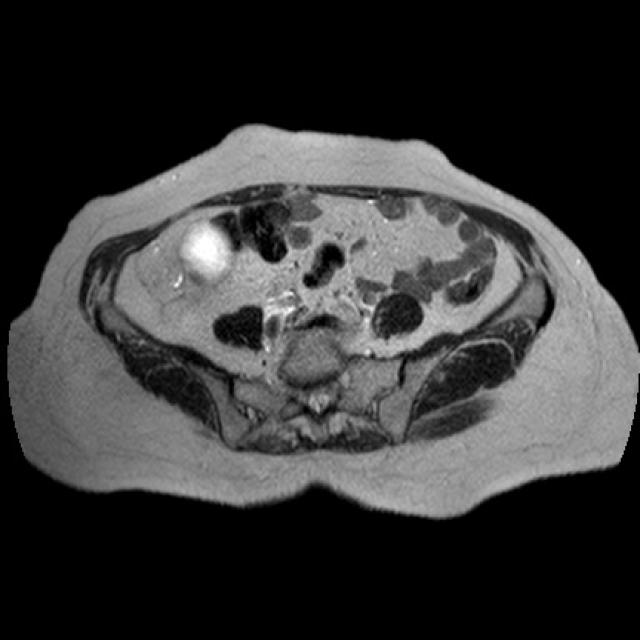
#> input picture yolov9-main/data/test/images/00001-e978ba6e.rf.1f68ca0deafe5ce9fd31ff41e8ccf36e.jpg, 640 x 640 px, found by its file name; its folder holds 4 pictures in this run
$ python Test.py
#> lines starting #> are read from the running program, lines starting #| are printed output that depends on the picture; after the words box and inside, x2 and y2 are one past the last pixel; in counts of white or black regions, pixels touching at a corner belong together
import cv2
import os
import numpy as np
import uuid

# İmgelerin bulunduğu dosya dizinini belirt
image_dir = "yolov9-main/data/test/images/"

# İmgelerin IoU skorlarının depolanması için önceden yer aç
iou_scores = []

# .txt uzantılı etiketlerden bilgileri al
def read_labels(label_path, image_shape):
    labels = []
    if os.path.exists(label_path):
        with open(label_path, 'r') as f:
            lines = f.readlines()
            for line in lines:
                data = line.strip().split()
                class_index = int(data[0])
                coordinates = [float(val) for val in data[1:]]
                x_coords = [int(val * image_shape[1]) for val in coordinates[::2]]
                y_coords = [int(val * image_shape[0]) for val in coordinates[1::2]]
                points = np.zeros((len(x_coords), 1, 2), dtype=np.int32)
                for i in range(len(x_coords)):
                    points[i][0] = [x_coords[i], y_coords[i]]
                labels.append({'class_index': class_index, 'points': points})
    else:
        print(f"File Doesn't Exist! --> {label_path}")
        iou_scores.append(0)
    return labels


# Alınan bilgilerden maske oluştur
def mask_from_labels(labels, image_shape):
    mask = np.zeros(image_shape[:2], dtype=np.uint8)
    for label in labels:
        cv2.fillPoly(mask, [label['points']], color=(255, 255, 255)) # Maskeyi oluştur
    return mask

# IoU (Intersection over Unions) yöntemi ile çakışan alanlar ile bir doğruluk skoru oluştur
def calculate_iou(mask1, mask2):
    intersection = cv2.bitwise_and(gt_mask, pred_mask)
    union = cv2.bitwise_or(gt_mask, pred_mask)
    iou_score = np.sum(intersection) / np.sum(union)
    return iou_score


for image_filename in os.listdir(image_dir):
    # Kaydedilecek sonuç için benzersiz bir isim tanımla
    unique_id = str(uuid.uuid4())

    image_path = os.path.join(image_dir, image_filename)
    image = cv2.imread(image_path)
#> image is the input picture: shape (640, 640, 3); min 0, max 255, mean 54.4
    image_height, image_width, _ = image.shape
#> image_height = 640; image_width = 640

    data_filename = os.path.splitext(image_filename)[0] + '.txt'
    data_path = os.path.join(image_dir.replace('test/images', 'test/labels'), data_filename)
    pred_path = os.path.join(image_dir.replace('data/test/images', 'runs/predict-seg/yolov9-seg20/labels'), data_filename)
    data_path = data_path.replace("\\", "/")
    pred_path = pred_path.replace("\\", '/')

    gt_labels = read_labels(data_path, (image_height, image_width))
#> gt_labels = []
    pred_labels = read_labels(pred_path, (image_height, image_width))
#> pred_labels = []

    # Maskeleri oluştur
    gt_mask = mask_from_labels(gt_labels, (image_height, image_width))
#> after the loop in mask_from_labels, `for label in labels:`: mask: shape (640, 640); every value is 0
    pred_mask = mask_from_labels(pred_labels, (image_height, image_width))

    # IoU'yu hesapla
    iou_score = calculate_iou(gt_mask, pred_mask)
#> iou_score = nan
    iou_scores.append(iou_score)
    iou_mean = np.mean(iou_scores)
#> iou_mean = nan

    for label in gt_labels:
        points = label['points']
        cv2.polylines(image, [points], isClosed=True, color=(0,255,0), thickness=2)
        cv2.fillPoly(image, [points], color=(0,255,0))

    for label in pred_labels:
        points = label['points']
        cv2.polylines(image, [points], isClosed=True, color=(0,0,255), thickness=2)
        cv2.fillPoly(image, [points], color=(0,0,255))

    # Sonucu kaydetmek için bir dizin oluştur
    output_image_folder = image_dir.replace('data/test/images', 'data/outputs/Images')
    output_image_path = os.path.join(output_image_folder, f"{unique_id}.jpg")
    output_mask_folder = output_image_folder.replace('data/outputs/Images', 'data/outputs/Masks')
    output_mask_path = os.path.join(output_mask_folder, f"{unique_id}.jpg")


    # Sonuçları kaydet ve göster
    cv2.imwrite(output_image_path, image)
    cv2.imwrite(output_mask_path, pred_mask)
    cv2.putText(image, f"IoU: {iou_score:.4f}", (10, 30), cv2.FONT_HERSHEY_SIMPLEX, 1, (255, 255, 255), 2)
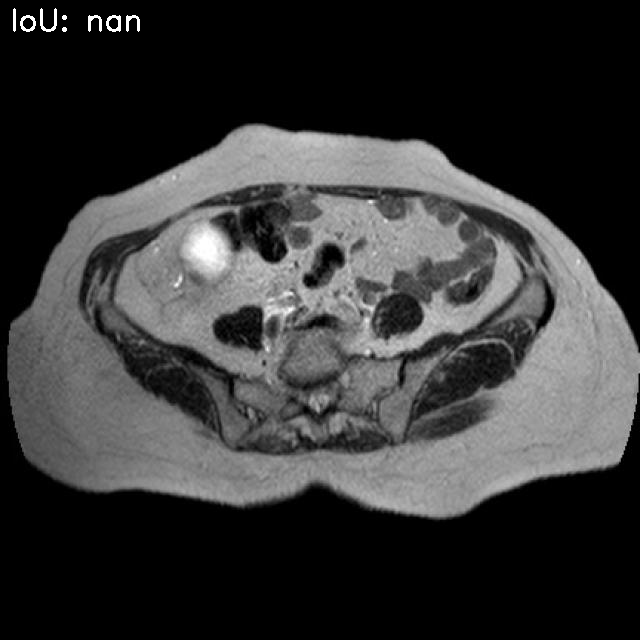
#> image: shape (640, 640, 3); 0.19% of pixels changed, all inside (x1, y1, x2, y2) = (13, 8, 140, 32)
#> pass 2 of the loop `for image_filename in os.listdir(image_dir):`:
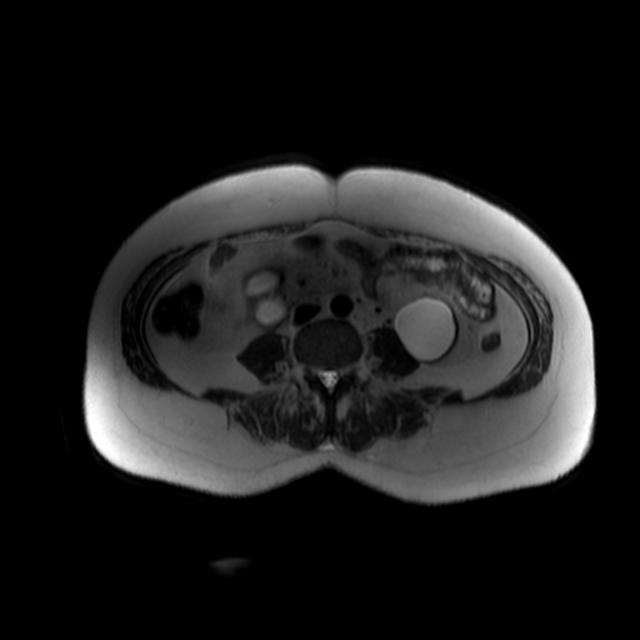
#> input picture yolov9-main/data/test/images/00004-5065255a.rf.a42daa7bde3e54f827b9b95e4eb4abd5.jpg, 640 x 640 px, found by its file name
#> image is the input picture: shape (640, 640, 3); min 0, max 255, mean 28.4
#> `cv2.putText(image, f"IoU: {iou_score:.4f}", (10, 30), cv2.FONT_HERSHEY..`:
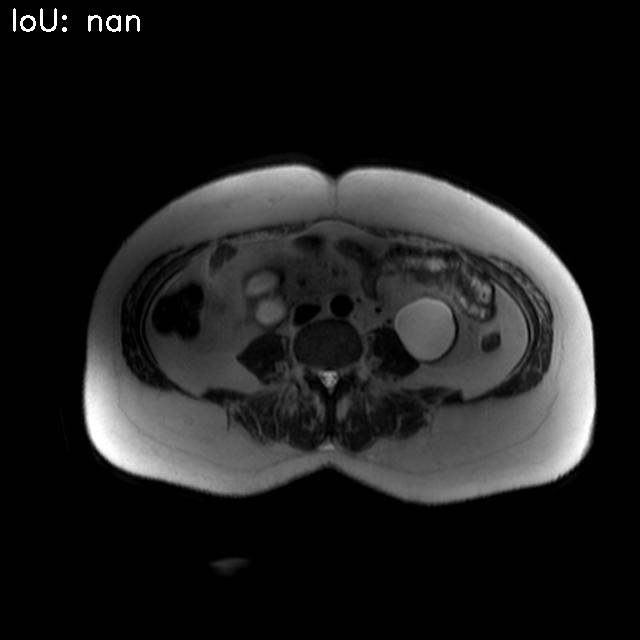
#> image: shape (640, 640, 3); 0.19% of pixels changed, all inside (x1, y1, x2, y2) = (13, 8, 140, 32)
#> pass 3 of the loop `for image_filename in os.listdir(image_dir):`:
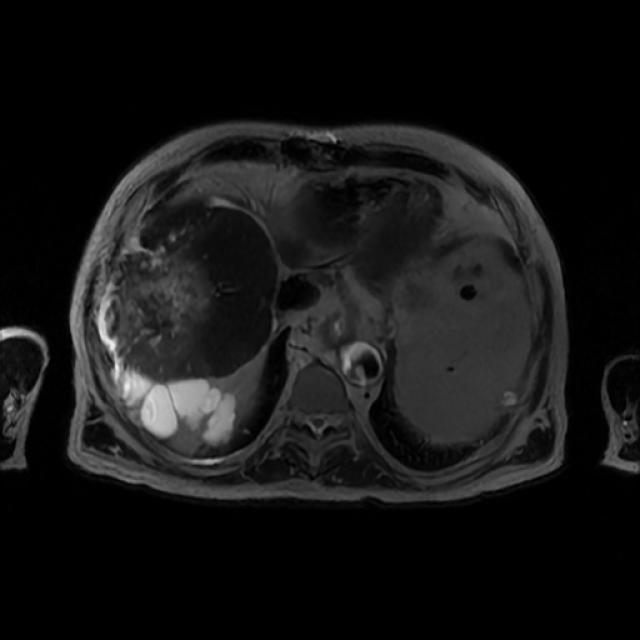
#> input picture yolov9-main/data/test/images/00012-626784ef.rf.1652f314389d2b7ea0149d84929ac7c2.jpg, 640 x 640 px, found by its file name
#> image is the input picture: shape (640, 640, 3); min 0, max 239, mean 21.3
#> `cv2.putText(image, f"IoU: {iou_score:.4f}", (10, 30), cv2.FONT_HERSHEY..`:
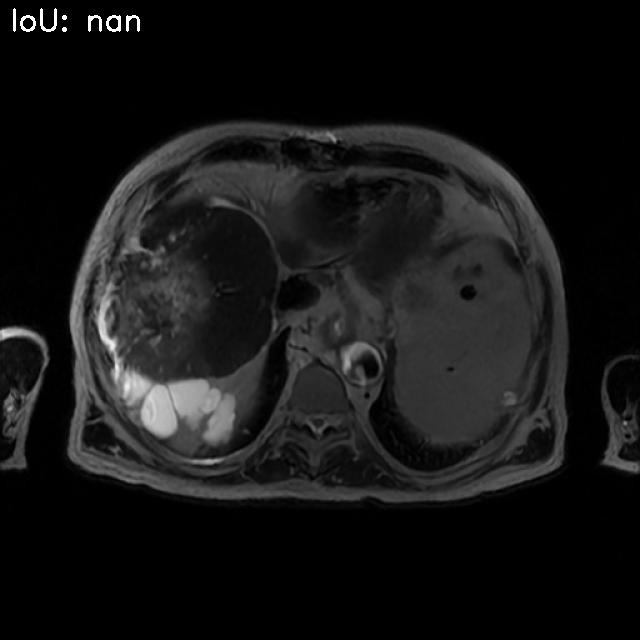
#> image: shape (640, 640, 3); 0.19% of pixels changed, all inside (x1, y1, x2, y2) = (13, 8, 140, 32)
#> the loop made 4 passes; the first 3 are shown
    #cv2.imshow('Image with Polygons', image)


# Ortalama IoU Skorunu göster
print(f"The IoU Score Mean: {iou_mean:.4f}")
#| The IoU Score Mean: nan
cv2.waitKey(0)
cv2.destroyAllWindows()
